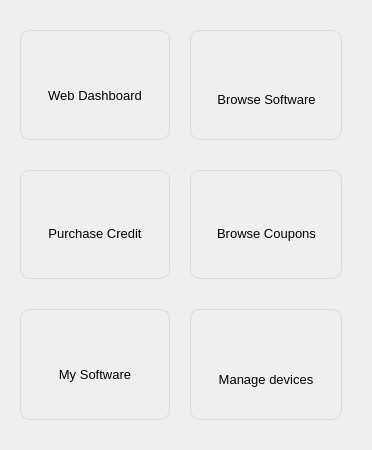
          <widget class="QWidget" name="widget_5" native="true">
           <property name="styleSheet">
            <string notr="true">QFrame{border:1px solid #DBDBDB;border-radius:10px;}
QLabel{border:0px;border-radius:0px;}</string>
           </property>
           <layout class="QGridLayout" name="gridLayout_14">
            <property name="leftMargin">
             <number>20</number>
            </property>
            <property name="topMargin">
             <number>30</number>
            </property>
            <property name="rightMargin">
             <number>30</number>
            </property>
            <property name="bottomMargin">
             <number>30</number>
            </property>
            <property name="horizontalSpacing">
             <number>20</number>
            </property>
            <property name="verticalSpacing">
             <number>30</number>
            </property>
            <item row="1" column="0">
             <widget class="QFrame" name="purchase_credit">
              <property name="cursor">
               <cursorShape>PointingHandCursor</cursorShape>
              </property>
              <property name="frameShape">
               <enum>QFrame::StyledPanel</enum>
              </property>
              <property name="frameShadow">
               <enum>QFrame::Raised</enum>
              </property>
              <layout class="QGridLayout" name="gridLayout_20">
               <item row="1" column="0">
                <spacer name="horizontalSpacer_26">
                 <property name="orientation">
                  <enum>Qt::Horizontal</enum>
                 </property>
                 <property name="sizeHint" stdset="0">
                  <size>
                   <width>1</width>
                   <height>46</height>
                  </size>
                 </property>
                </spacer>
               </item>
               <item row="0" column="1">
                <spacer name="verticalSpacer_13">
                 <property name="orientation">
                  <enum>Qt::Vertical</enum>
                 </property>
                 <property name="sizeHint" stdset="0">
                  <size>
                   <width>95</width>
                   <height>15</height>
                  </size>
                 </property>
                </spacer>
               </item>
               <item row="1" column="2">
                <spacer name="horizontalSpacer_25">
                 <property name="orientation">
                  <enum>Qt::Horizontal</enum>
                 </property>
                 <property name="sizeHint" stdset="0">
                  <size>
                   <width>2</width>
                   <height>46</height>
                  </size>
                 </property>
                </spacer>
               </item>
               <item row="1" column="1">
                <layout class="QGridLayout" name="gridLayout_11">
                 <item row="0" column="0">
                  <spacer name="horizontalSpacer_16">
                   <property name="orientation">
                    <enum>Qt::Horizontal</enum>
                   </property>
                   <property name="sizeHint" stdset="0">
                    <size>
                     <width>23</width>
                     <height>22</height>
                    </size>
                   </property>
                  </spacer>
                 </item>
                 <item row="0" column="1">
                  <widget class="QLabel" name="label_14">
                   <property name="minimumSize">
                    <size>
                     <width>25</width>
                     <height>25</height>
                    </size>
                   </property>
                   <property name="maximumSize">
                    <size>
                     <width>25</width>
                     <height>25</height>
                    </size>
                   </property>
                   <property name="text">
                    <string/>
                   </property>
                   <property name="pixmap">
                    <pixmap resource="../../sofmake_desktop/resource.qrc">:/icons_black/icons_black/credit-card.svg</pixmap>
                   </property>
                   <property name="scaledContents">
                    <bool>true</bool>
                   </property>
                  </widget>
                 </item>
                 <item row="0" column="2">
                  <spacer name="horizontalSpacer_15">
                   <property name="orientation">
                    <enum>Qt::Horizontal</enum>
                   </property>
                   <property name="sizeHint" stdset="0">
                    <size>
                     <width>36</width>
                     <height>22</height>
                    </size>
                   </property>
                  </spacer>
                 </item>
                 <item row="1" column="0" colspan="3">
                  <widget class="QLabel" name="label_18">
                   <property name="font">
                    <font>
                     <pointsize>10</pointsize>
                     <weight>50</weight>
                     <bold>false</bold>
                    </font>
                   </property>
                   <property name="text">
                    <string>Purchase Credit</string>
                   </property>
                   <property name="alignment">
                    <set>Qt::AlignCenter</set>
                   </property>
                  </widget>
                 </item>
                </layout>
               </item>
               <item row="2" column="1">
                <spacer name="verticalSpacer_14">
                 <property name="orientation">
                  <enum>Qt::Vertical</enum>
                 </property>
                 <property name="sizeHint" stdset="0">
                  <size>
                   <width>95</width>
                   <height>28</height>
                  </size>
                 </property>
                </spacer>
               </item>
              </layout>
             </widget>
            </item>
            <item row="2" column="0">
             <widget class="QFrame" name="my_software">
              <property name="cursor">
               <cursorShape>PointingHandCursor</cursorShape>
              </property>
              <property name="frameShape">
               <enum>QFrame::StyledPanel</enum>
              </property>
              <property name="frameShadow">
               <enum>QFrame::Raised</enum>
              </property>
              <layout class="QGridLayout" name="gridLayout_19">
               <item row="0" column="1">
                <spacer name="verticalSpacer_19">
                 <property name="orientation">
                  <enum>Qt::Vertical</enum>
                 </property>
                 <property name="sizeHint" stdset="0">
                  <size>
                   <width>104</width>
                   <height>17</height>
                  </size>
                 </property>
                </spacer>
               </item>
               <item row="1" column="2">
                <spacer name="horizontalSpacer_32">
                 <property name="orientation">
                  <enum>Qt::Horizontal</enum>
                 </property>
                 <property name="sizeHint" stdset="0">
                  <size>
                   <width>13</width>
                   <height>17</height>
                  </size>
                 </property>
                </spacer>
               </item>
               <item row="2" column="1">
                <spacer name="verticalSpacer_20">
                 <property name="orientation">
                  <enum>Qt::Vertical</enum>
                 </property>
                 <property name="sizeHint" stdset="0">
                  <size>
                   <width>104</width>
                   <height>28</height>
                  </size>
                 </property>
                </spacer>
               </item>
               <item row="1" column="0">
                <spacer name="horizontalSpacer_31">
                 <property name="orientation">
                  <enum>Qt::Horizontal</enum>
                 </property>
                 <property name="sizeHint" stdset="0">
                  <size>
                   <width>13</width>
                   <height>17</height>
                  </size>
                 </property>
                </spacer>
               </item>
               <item row="1" column="1">
                <layout class="QGridLayout" name="gridLayout_12">
                 <item row="0" column="2">
                  <spacer name="horizontalSpacer_17">
                   <property name="orientation">
                    <enum>Qt::Horizontal</enum>
                   </property>
                   <property name="sizeHint" stdset="0">
                    <size>
                     <width>31</width>
                     <height>22</height>
                    </size>
                   </property>
                  </spacer>
                 </item>
                 <item row="1" column="0" colspan="3">
                  <widget class="QLabel" name="label_20">
                   <property name="font">
                    <font>
                     <pointsize>10</pointsize>
                     <weight>50</weight>
                     <bold>false</bold>
                    </font>
                   </property>
                   <property name="text">
                    <string>My Software</string>
                   </property>
                   <property name="alignment">
                    <set>Qt::AlignCenter</set>
                   </property>
                  </widget>
                 </item>
                 <item row="0" column="1">
                  <widget class="QLabel" name="label_16">
                   <property name="minimumSize">
                    <size>
                     <width>25</width>
                     <height>25</height>
                    </size>
                   </property>
                   <property name="maximumSize">
                    <size>
                     <width>25</width>
                     <height>25</height>
                    </size>
                   </property>
                   <property name="text">
                    <string/>
                   </property>
                   <property name="pixmap">
                    <pixmap resource="../../sofmake_desktop/resource.qrc">:/icons_black/icons_black/server.svg</pixmap>
                   </property>
                   <property name="scaledContents">
                    <bool>true</bool>
                   </property>
                  </widget>
                 </item>
                 <item row="0" column="0">
                  <spacer name="horizontalSpacer_18">
                   <property name="orientation">
                    <enum>Qt::Horizontal</enum>
                   </property>
                   <property name="sizeHint" stdset="0">
                    <size>
                     <width>31</width>
                     <height>22</height>
                    </size>
                   </property>
                  </spacer>
                 </item>
                </layout>
               </item>
              </layout>
             </widget>
            </item>
            <item row="0" column="0">
             <widget class="QFrame" name="dashboard">
              <property name="cursor">
               <cursorShape>PointingHandCursor</cursorShape>
              </property>
              <property name="frameShape">
               <enum>QFrame::StyledPanel</enum>
              </property>
              <property name="frameShadow">
               <enum>QFrame::Raised</enum>
              </property>
              <layout class="QGridLayout" name="gridLayout_17">
               <item row="1" column="1">
                <layout class="QGridLayout" name="gridLayout_9">
                 <item row="0" column="1">
                  <widget class="QLabel" name="label_9">
                   <property name="minimumSize">
                    <size>
                     <width>25</width>
                     <height>25</height>
                    </size>
                   </property>
                   <property name="maximumSize">
                    <size>
                     <width>25</width>
                     <height>25</height>
                    </size>
                   </property>
                   <property name="text">
                    <string/>
                   </property>
                   <property name="pixmap">
                    <pixmap resource="../../sofmake_desktop/resource.qrc">:/icons_black/icons_black/home.svg</pixmap>
                   </property>
                   <property name="scaledContents">
                    <bool>true</bool>
                   </property>
                   <property name="alignment">
                    <set>Qt::AlignCenter</set>
                   </property>
                  </widget>
                 </item>
                 <item row="0" column="0">
                  <spacer name="horizontalSpacer_12">
                   <property name="orientation">
                    <enum>Qt::Horizontal</enum>
                   </property>
                   <property name="sizeHint" stdset="0">
                    <size>
                     <width>28</width>
                     <height>20</height>
                    </size>
                   </property>
                  </spacer>
                 </item>
                 <item row="1" column="0" colspan="3">
                  <widget class="QLabel" name="label_11">
                   <property name="font">
                    <font>
                     <pointsize>10</pointsize>
                     <weight>50</weight>
                     <bold>false</bold>
                    </font>
                   </property>
                   <property name="text">
                    <string>Web Dashboard</string>
                   </property>
                   <property name="alignment">
                    <set>Qt::AlignCenter</set>
                   </property>
                  </widget>
                 </item>
                 <item row="0" column="2">
                  <spacer name="horizontalSpacer_11">
                   <property name="orientation">
                    <enum>Qt::Horizontal</enum>
                   </property>
                   <property name="sizeHint" stdset="0">
                    <size>
                     <width>28</width>
                     <height>20</height>
                    </size>
                   </property>
                  </spacer>
                 </item>
                </layout>
               </item>
               <item row="1" column="0">
                <spacer name="horizontalSpacer_23">
                 <property name="orientation">
                  <enum>Qt::Horizontal</enum>
                 </property>
                 <property name="sizeHint" stdset="0">
                  <size>
                   <width>3</width>
                   <height>46</height>
                  </size>
                 </property>
                </spacer>
               </item>
               <item row="0" column="1">
                <spacer name="verticalSpacer_11">
                 <property name="orientation">
                  <enum>Qt::Vertical</enum>
                 </property>
                 <property name="sizeHint" stdset="0">
                  <size>
                   <width>92</width>
                   <height>14</height>
                  </size>
                 </property>
                </spacer>
               </item>
               <item row="1" column="2">
                <spacer name="horizontalSpacer_24">
                 <property name="orientation">
                  <enum>Qt::Horizontal</enum>
                 </property>
                 <property name="sizeHint" stdset="0">
                  <size>
                   <width>3</width>
                   <height>46</height>
                  </size>
                 </property>
                </spacer>
               </item>
               <item row="2" column="1">
                <spacer name="verticalSpacer_12">
                 <property name="orientation">
                  <enum>Qt::Vertical</enum>
                 </property>
                 <property name="sizeHint" stdset="0">
                  <size>
                   <width>20</width>
                   <height>27</height>
                  </size>
                 </property>
                </spacer>
               </item>
              </layout>
             </widget>
            </item>
            <item row="2" column="1">
             <widget class="QFrame" name="manage_device">
              <property name="cursor">
               <cursorShape>PointingHandCursor</cursorShape>
              </property>
              <property name="frameShape">
               <enum>QFrame::StyledPanel</enum>
              </property>
              <property name="frameShadow">
               <enum>QFrame::Raised</enum>
              </property>
              <layout class="QGridLayout" name="gridLayout_18">
               <item row="1" column="2">
                <spacer name="horizontalSpacer_29">
                 <property name="orientation">
                  <enum>Qt::Horizontal</enum>
                 </property>
                 <property name="sizeHint" stdset="0">
                  <size>
                   <width>13</width>
                   <height>17</height>
                  </size>
                 </property>
                </spacer>
               </item>
               <item row="0" column="1">
                <spacer name="verticalSpacer_17">
                 <property name="orientation">
                  <enum>Qt::Vertical</enum>
                 </property>
                 <property name="sizeHint" stdset="0">
                  <size>
                   <width>106</width>
                   <height>22</height>
                  </size>
                 </property>
                </spacer>
               </item>
               <item row="1" column="0">
                <spacer name="horizontalSpacer_30">
                 <property name="orientation">
                  <enum>Qt::Horizontal</enum>
                 </property>
                 <property name="sizeHint" stdset="0">
                  <size>
                   <width>13</width>
                   <height>17</height>
                  </size>
                 </property>
                </spacer>
               </item>
               <item row="2" column="1">
                <spacer name="verticalSpacer_18">
                 <property name="orientation">
                  <enum>Qt::Vertical</enum>
                 </property>
                 <property name="sizeHint" stdset="0">
                  <size>
                   <width>106</width>
                   <height>23</height>
                  </size>
                 </property>
                </spacer>
               </item>
               <item row="1" column="1">
                <layout class="QGridLayout" name="gridLayout_13">
                 <item row="1" column="0" colspan="3">
                  <widget class="QLabel" name="label_21">
                   <property name="font">
                    <font>
                     <pointsize>10</pointsize>
                     <weight>50</weight>
                     <bold>false</bold>
                    </font>
                   </property>
                   <property name="text">
                    <string>Manage devices</string>
                   </property>
                   <property name="alignment">
                    <set>Qt::AlignCenter</set>
                   </property>
                  </widget>
                 </item>
                 <item row="0" column="2">
                  <spacer name="horizontalSpacer_19">
                   <property name="orientation">
                    <enum>Qt::Horizontal</enum>
                   </property>
                   <property name="sizeHint" stdset="0">
                    <size>
                     <width>32</width>
                     <height>22</height>
                    </size>
                   </property>
                  </spacer>
                 </item>
                 <item row="0" column="0">
                  <spacer name="horizontalSpacer_20">
                   <property name="orientation">
                    <enum>Qt::Horizontal</enum>
                   </property>
                   <property name="sizeHint" stdset="0">
                    <size>
                     <width>32</width>
                     <height>22</height>
                    </size>
                   </property>
                  </spacer>
                 </item>
                 <item row="0" column="1">
                  <widget class="QLabel" name="label_17">
                   <property name="minimumSize">
                    <size>
                     <width>25</width>
                     <height>25</height>
                    </size>
                   </property>
                   <property name="maximumSize">
                    <size>
                     <width>25</width>
                     <height>25</height>
                    </size>
                   </property>
                   <property name="text">
                    <string/>
                   </property>
                   <property name="pixmap">
                    <pixmap resource="../../sofmake_desktop/resource.qrc">:/icons_black/icons_black/monitor.svg</pixmap>
                   </property>
                   <property name="scaledContents">
                    <bool>true</bool>
                   </property>
                  </widget>
                 </item>
                </layout>
               </item>
              </layout>
             </widget>
            </item>
            <item row="1" column="1">
             <widget class="QFrame" name="browse_coupon">
              <property name="cursor">
               <cursorShape>PointingHandCursor</cursorShape>
              </property>
              <property name="frameShape">
               <enum>QFrame::StyledPanel</enum>
              </property>
              <property name="frameShadow">
               <enum>QFrame::Raised</enum>
              </property>
              <layout class="QGridLayout" name="gridLayout_15">
               <item row="1" column="1">
                <layout class="QGridLayout" name="gridLayout_10">
                 <item row="0" column="2">
                  <spacer name="horizontalSpacer_14">
                   <property name="orientation">
                    <enum>Qt::Horizontal</enum>
                   </property>
                   <property name="sizeHint" stdset="0">
                    <size>
                     <width>32</width>
                     <height>22</height>
                    </size>
                   </property>
                  </spacer>
                 </item>
                 <item row="0" column="0">
                  <spacer name="horizontalSpacer_13">
                   <property name="orientation">
                    <enum>Qt::Horizontal</enum>
                   </property>
                   <property name="sizeHint" stdset="0">
                    <size>
                     <width>32</width>
                     <height>22</height>
                    </size>
                   </property>
                  </spacer>
                 </item>
                 <item row="1" column="0" colspan="3">
                  <widget class="QLabel" name="label_19">
                   <property name="font">
                    <font>
                     <pointsize>10</pointsize>
                     <weight>50</weight>
                     <bold>false</bold>
                    </font>
                   </property>
                   <property name="text">
                    <string>Browse Coupons</string>
                   </property>
                   <property name="alignment">
                    <set>Qt::AlignCenter</set>
                   </property>
                  </widget>
                 </item>
                 <item row="0" column="1">
                  <widget class="QLabel" name="label_15">
                   <property name="minimumSize">
                    <size>
                     <width>25</width>
                     <height>25</height>
                    </size>
                   </property>
                   <property name="maximumSize">
                    <size>
                     <width>25</width>
                     <height>25</height>
                    </size>
                   </property>
                   <property name="text">
                    <string/>
                   </property>
                   <property name="pixmap">
                    <pixmap resource="../../sofmake_desktop/resource.qrc">:/icons_black/icons_black/tag.svg</pixmap>
                   </property>
                   <property name="scaledContents">
                    <bool>true</bool>
                   </property>
                  </widget>
                 </item>
                </layout>
               </item>
               <item row="1" column="2">
                <spacer name="horizontalSpacer_27">
                 <property name="orientation">
                  <enum>Qt::Horizontal</enum>
                 </property>
                 <property name="sizeHint" stdset="0">
                  <size>
                   <width>0</width>
                   <height>46</height>
                  </size>
                 </property>
                </spacer>
               </item>
               <item row="2" column="1">
                <spacer name="verticalSpacer_16">
                 <property name="orientation">
                  <enum>Qt::Vertical</enum>
                 </property>
                 <property name="sizeHint" stdset="0">
                  <size>
                   <width>100</width>
                   <height>28</height>
                  </size>
                 </property>
                </spacer>
               </item>
               <item row="0" column="1">
                <spacer name="verticalSpacer_15">
                 <property name="orientation">
                  <enum>Qt::Vertical</enum>
                 </property>
                 <property name="sizeHint" stdset="0">
                  <size>
                   <width>100</width>
                   <height>15</height>
                  </size>
                 </property>
                </spacer>
               </item>
               <item row="1" column="0">
                <spacer name="horizontalSpacer_28">
                 <property name="orientation">
                  <enum>Qt::Horizontal</enum>
                 </property>
                 <property name="sizeHint" stdset="0">
                  <size>
                   <width>0</width>
                   <height>46</height>
                  </size>
                 </property>
                </spacer>
               </item>
              </layout>
             </widget>
            </item>
            <item row="0" column="1">
             <widget class="QFrame" name="browse_software">
              <property name="cursor">
               <cursorShape>PointingHandCursor</cursorShape>
              </property>
              <property name="frameShape">
               <enum>QFrame::StyledPanel</enum>
              </property>
              <property name="frameShadow">
               <enum>QFrame::Raised</enum>
              </property>
              <layout class="QGridLayout" name="gridLayout_16">
               <item row="1" column="0">
                <spacer name="horizontalSpacer_21">
                 <property name="orientation">
                  <enum>Qt::Horizontal</enum>
                 </property>
                 <property name="sizeHint" stdset="0">
                  <size>
                   <width>2</width>
                   <height>20</height>
                  </size>
                 </property>
                </spacer>
               </item>
               <item row="0" column="1">
                <spacer name="verticalSpacer_9">
                 <property name="orientation">
                  <enum>Qt::Vertical</enum>
                 </property>
                 <property name="sizeHint" stdset="0">
                  <size>
                   <width>20</width>
                   <height>21</height>
                  </size>
                 </property>
                </spacer>
               </item>
               <item row="1" column="1">
                <layout class="QGridLayout" name="gridLayout_8">
                 <item row="0" column="2">
                  <spacer name="horizontalSpacer_9">
                   <property name="orientation">
                    <enum>Qt::Horizontal</enum>
                   </property>
                   <property name="sizeHint" stdset="0">
                    <size>
                     <width>40</width>
                     <height>20</height>
                    </size>
                   </property>
                  </spacer>
                 </item>
                 <item row="0" column="0">
                  <spacer name="horizontalSpacer_10">
                   <property name="orientation">
                    <enum>Qt::Horizontal</enum>
                   </property>
                   <property name="sizeHint" stdset="0">
                    <size>
                     <width>40</width>
                     <height>20</height>
                    </size>
                   </property>
                  </spacer>
                 </item>
                 <item row="0" column="1">
                  <widget class="QLabel" name="label_13">
                   <property name="minimumSize">
                    <size>
                     <width>25</width>
                     <height>25</height>
                    </size>
                   </property>
                   <property name="maximumSize">
                    <size>
                     <width>25</width>
                     <height>25</height>
                    </size>
                   </property>
                   <property name="text">
                    <string/>
                   </property>
                   <property name="pixmap">
                    <pixmap resource="../../sofmake_desktop/resource.qrc">:/icons_black/icons_black/grid.svg</pixmap>
                   </property>
                   <property name="scaledContents">
                    <bool>true</bool>
                   </property>
                  </widget>
                 </item>
                 <item row="1" column="0" colspan="3">
                  <widget class="QLabel" name="label_12">
                   <property name="font">
                    <font>
                     <pointsize>10</pointsize>
                     <weight>50</weight>
                     <bold>false</bold>
                    </font>
                   </property>
                   <property name="text">
                    <string>Browse Software</string>
                   </property>
                   <property name="alignment">
                    <set>Qt::AlignCenter</set>
                   </property>
                  </widget>
                 </item>
                </layout>
               </item>
               <item row="1" column="2">
                <spacer name="horizontalSpacer_22">
                 <property name="orientation">
                  <enum>Qt::Horizontal</enum>
                 </property>
                 <property name="sizeHint" stdset="0">
                  <size>
                   <width>1</width>
                   <height>20</height>
                  </size>
                 </property>
                </spacer>
               </item>
               <item row="2" column="1">
                <spacer name="verticalSpacer_10">
                 <property name="orientation">
                  <enum>Qt::Vertical</enum>
                 </property>
                 <property name="sizeHint" stdset="0">
                  <size>
                   <width>20</width>
                   <height>23</height>
                  </size>
                 </property>
                </spacer>
               </item>
              </layout>
             </widget>
            </item>
           </layout>
          </widget>
